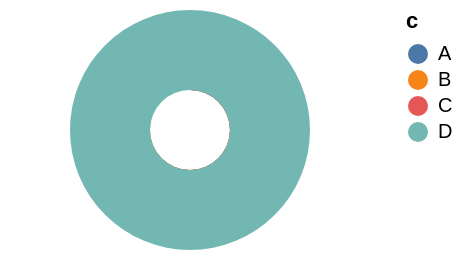

Write a Vega-Lite specification for this figure.
### Vega-Lite specification from a JSON file in a GitHub repository (floating-point values rounded to 4 significant figures)
{"width": 180, "height": 120, "data": {"values": [{"c": "A", "v": 30, "lo": 10, "hi": 45, "g": "x", "o": 28, "cl": 34, "h": 40, "l": 8}, {"c": "B", "v": 52, "lo": 25, "hi": 60, "g": "x", "o": 34, "cl": 48, "h": 55, "l": 30}, {"c": "C", "v": 41, "lo": 18, "hi": 55, "g": "y", "o": 48, "cl": 40, "h": 50, "l": 36}, {"c": "D", "v": 66, "lo": 40, "hi": 80, "g": "y", "o": 40, "cl": 63, "h": 70, "l": 38}]}, "mark": {"type": "arc", "innerRadius": 20}, "encoding": {"theta": {"field": "v", "type": "quantitative"}, "radius": {"field": "v", "type": "quantitative", "scale": {"type": "sqrt", "zero": true, "rangeMin": 20}}, "color": {"field": "c", "type": "nominal", "sort": null}}}
